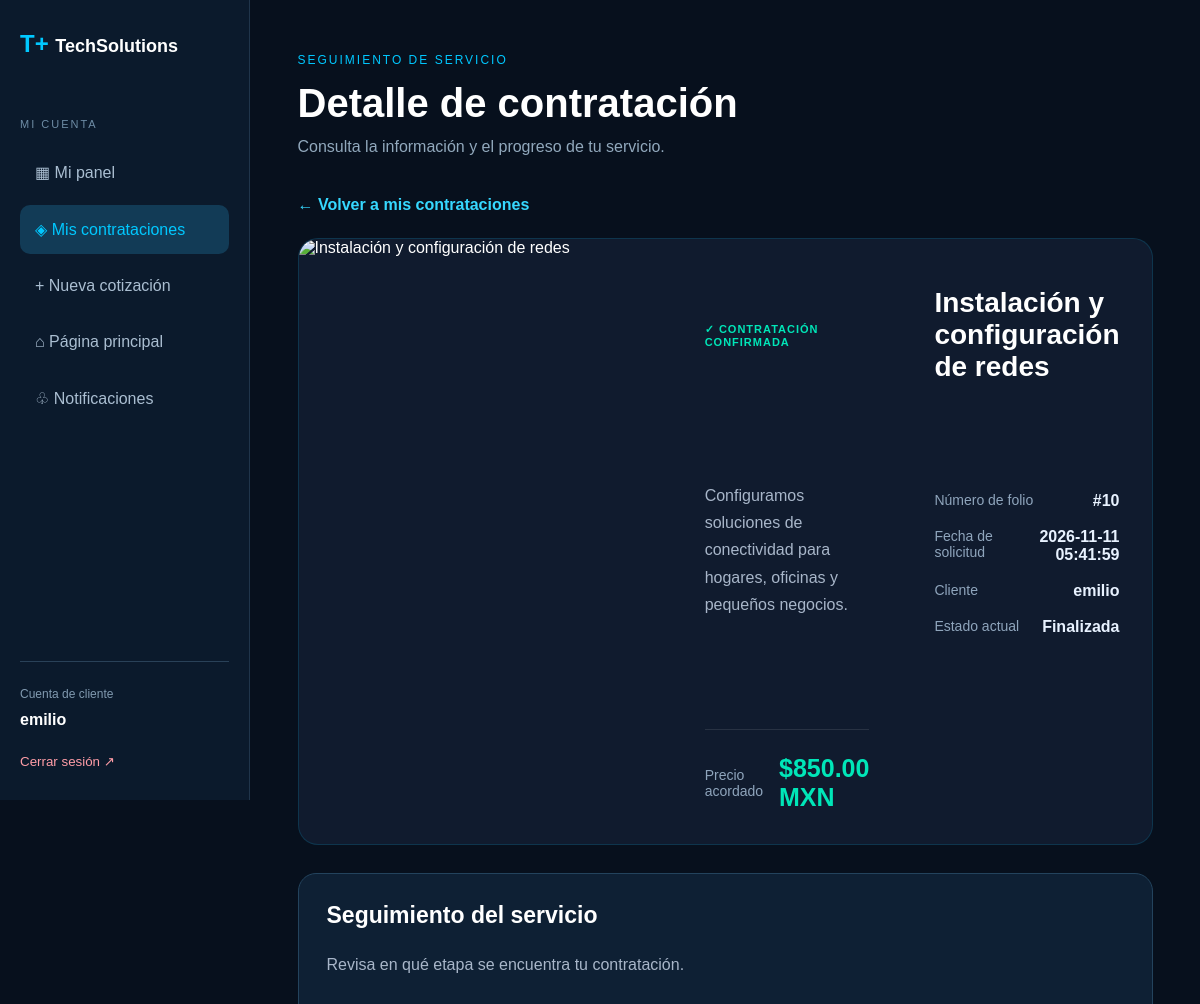
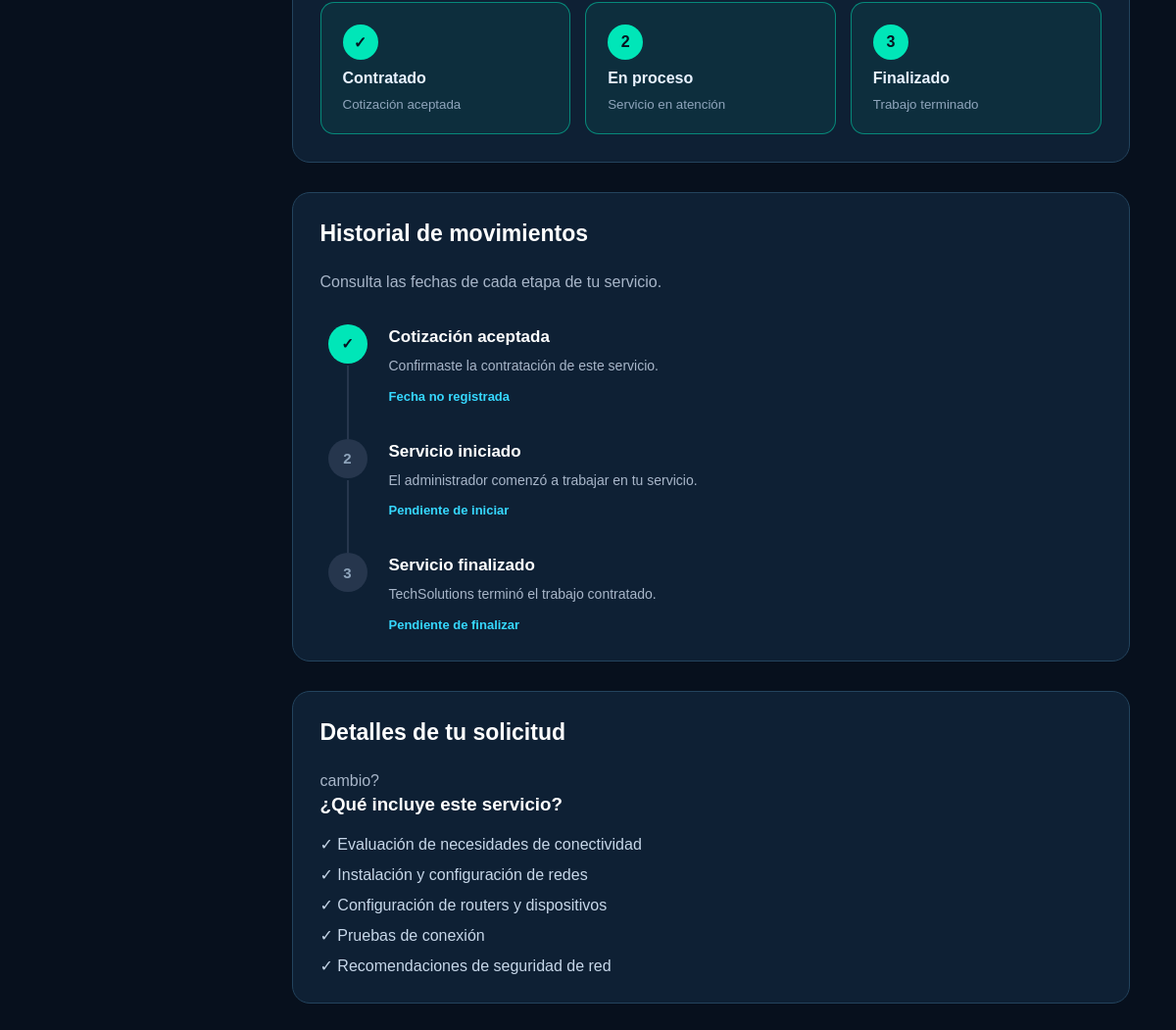
Screenshot of /mis-contrataciones/10 (signed in) with the database file from the repository (2 pictures, top to bottom).
### tables this page shows
CREATE TABLE cotizaciones (
    id INTEGER PRIMARY KEY AUTOINCREMENT,
    nombre TEXT NOT NULL,
    correo TEXT NOT NULL,
    servicio TEXT NOT NULL,
    descripcion TEXT NOT NULL,
    fecha TIMESTAMP DEFAULT CURRENT_TIMESTAMP
, estado TEXT NOT NULL DEFAULT 'Pendiente', usuario_id INTEGER REFERENCES usuarios(id), precio REAL, decision TEXT NOT NULL DEFAULT 'Pendiente', fecha_aceptacion TEXT, fecha_inicio TEXT, fecha_finalizacion TEXT);

### app.py (the view)
@app.route("/mis-contrataciones/<int:cotizacion_id>")
def detalle_contratacion(cotizacion_id):
    if "usuario_id" not in session:
        return redirect(url_for("login"))
    if session.get("rol") != "cliente":
        return "Acceso denegado.", 403
    conexion = conectar()
    contratacion = conexion.execute("""
        SELECT *
        FROM cotizaciones
        WHERE id = ?
          AND usuario_id = ?
          AND decision = 'Aceptada'
    """, (
        cotizacion_id,
        session["usuario_id"]
    )).fetchone()
    conexion.close()
    if contratacion is None:
        return "Contratación no encontrada.", 404
    servicio = None
    for datos_servicio in SERVICIOS.values():
        if datos_servicio["nombre"] == contratacion["servicio"]:
            servicio = datos_servicio
            break
    if servicio is None:
        return "Información del servicio no disponible.", 404
    return render_template(
        "detalle_contratacion.html",
        contratacion=contratacion,
        servicio=servicio
    )

### app.py (called while the page is built)
def conectar():
    conexion = sqlite3.connect(BASE_DATOS)
    conexion.row_factory = sqlite3.Row
    return conexion

@app.context_processor
def contador_notificaciones():
    resultado = {
        "notificaciones_pendientes": 0,
        "notificaciones_admin_pendientes": 0
    }
    if "usuario_id" not in session:
        return resultado
    conexion = conectar()
    cantidad = conexion.execute("""
        SELECT COUNT(*) AS total
        FROM notificaciones
        WHERE usuario_id = ?
          AND leida = 0
    """, (session["usuario_id"],)).fetchone()["total"]
    conexion.close()
    if session.get("rol") == "cliente":
        resultado["notificaciones_pendientes"] = cantidad
    elif session.get("rol") == "admin":
        resultado["notificaciones_admin_pendientes"] = cantidad
    return resultado

### templates/detalle_contratacion.html (shortened to what this page needs)
<!DOCTYPE html>
<html lang="es">
<head>
    <link rel="stylesheet" href="{{ url_for('static', filename='css/estilos.css') }}">
</head>
<body class="ts-dashboard-body">
<div class="ts-dashboard">
    <aside class="ts-sidebar">
        <a href="{{ url_for('inicio') }}" class="ts-sidebar-logo">
            T+ <span>TechSolutions</span>
        </a>
        <div class="ts-sidebar-grupo">
            <p>MI CUENTA</p>
            <a href="{{ url_for('panel_cliente') }}">
                ▦ Mi panel
            </a>
            <a href="{{ url_for('mis_contrataciones') }}" class="activo">
                ◈ Mis contrataciones
            </a>
            <a href="{{ url_for('cotizacion') }}">
                + Nueva cotización
            </a>
            <a href="{{ url_for('inicio') }}">
                ⌂ Página principal
            </a>
            <a href="{{ url_for('notificaciones') }}">
                ♧ Notificaciones
            </a>
        </div>
        <div class="ts-sidebar-abajo">
            <span>Cuenta de cliente</span>
            <strong>{{ session.get("nombre") }}</strong>
            <form action="{{ url_for('logout') }}" method="POST">
                <button type="submit">Cerrar sesión ↗</button>
            </form>
        </div>
    </aside>
    <main class="ts-dashboard-main">
        <div class="ts-dashboard-superior">
            <div>
                <span class="ts-dashboard-etiqueta">
                    SEGUIMIENTO DE SERVICIO
                </span>
                <h1>Detalle de contratación</h1>
                <p>
                    Consulta la información y el progreso de tu servicio.
                </p>
            </div>
        </div>
        <a href="{{ url_for('mis_contrataciones') }}"
           class="ts-detalle-volver">
            ← Volver a mis contrataciones
        </a>
        <div class="ts-detalle-contratacion">
            <div class="ts-detalle-imagen">
                <img
                    src="{{ servicio['imagenes'][0] }}"
                    alt="{{ servicio['nombre'] }}"
                >
            </div>
            <div class="ts-detalle-contenido">
                <span class="ts-contratacion-confirmada">
                    ✓ CONTRATACIÓN CONFIRMADA
                </span>
                <h2>{{ servicio["nombre"] }}</h2>
                <p>{{ servicio["descripcion"] }}</p>
                <div class="ts-detalle-datos">
                    <div>
                        <span>Número de folio</span>
                        <strong>#{{ contratacion["id"] }}</strong>
                    </div>
                    <div>
                        <span>Fecha de solicitud</span>
                        <strong>{{ contratacion["fecha"] }}</strong>
                    </div>
                    <div>
                        <span>Cliente</span>
                        <strong>{{ contratacion["nombre"] }}</strong>
                    </div>
                    <div>
                        <span>Estado actual</span>
                        <strong>{{ contratacion["estado"] }}</strong>
                    </div>
                </div>
                <div class="ts-detalle-precio">
                    <span>Precio acordado</span>
                    <strong>
                        ${{ "%.2f"|format(contratacion["precio"]) }} MXN
                    </strong>
                </div>
            </div>
        </div>
        <section class="ts-dashboard-seccion">
            <h2>Seguimiento del servicio</h2>
            <p class="ts-detalle-descripcion">
                Revisa en qué etapa se encuentra tu contratación.
            </p>
            <div class="ts-seguimiento">
                <div class="ts-seguimiento-paso completado">
                    <span>✓</span>
                    <strong>Contratado</strong>
                    <small>Cotización aceptada</small>
                </div>
                <div class="ts-seguimiento-paso
                    {% if contratacion['estado'] in ['En proceso', 'Finalizada'] %}
                        completado
                    {% endif %}
                ">
                    <span>2</span>
                    <strong>En proceso</strong>
                    <small>Servicio en atención</small>
                </div>
                <div class="ts-seguimiento-paso
                    {% if contratacion['estado'] == 'Finalizada' %}
                        completado
                    {% endif %}
                ">
                    <span>3</span>
                    <strong>Finalizado</strong>
                    <small>Trabajo terminado</small>
                </div>
            </div>
        </section>
<section class="ts-dashboard-seccion">
    <h2>Historial de movimientos</h2>
    <p class="ts-detalle-descripcion">
        Consulta las fechas de cada etapa de tu servicio.
    </p>
    <div class="ts-historial">
        <div class="ts-historial-item">
            <div class="ts-historial-icono completado">
                ✓
            </div>
            <div class="ts-historial-info">
                <h3>Cotización aceptada</h3>
                <p>
                    Confirmaste la contratación de este servicio.
                </p>
                <span>
                    {% if contratacion["fecha_aceptacion"] %}
                        {{ contratacion["fecha_aceptacion"] }} UTC
                    {% else %}
                        Fecha no registrada
                    {% endif %}
                </span>
            </div>
        </div>
        <div class="ts-historial-item">
            <div class="ts-historial-icono
            ">
                {% if contratacion["fecha_inicio"] %}
                    ✓
                {% else %}
                    2
                {% endif %}
            </div>
            <div class="ts-historial-info">
                <h3>Servicio iniciado</h3>
                <p>
                    El administrador comenzó a trabajar en tu servicio.
                </p>
                <span>
                    {% if contratacion["fecha_inicio"] %}
                        {{ contratacion["fecha_inicio"] }} UTC
                    {% else %}
                        Pendiente de iniciar
                    {% endif %}
                </span>
            </div>
        </div>
        <div class="ts-historial-item">
            <div class="ts-historial-icono
            ">
                {% if contratacion["fecha_finalizacion"] %}
                    ✓
                {% else %}
                    3
                {% endif %}
            </div>
            <div class="ts-historial-info">
                <h3>Servicio finalizado</h3>
                <p>
                    TechSolutions terminó el trabajo contratado.
                </p>
                <span>
                    {% if contratacion["fecha_finalizacion"] %}
                        {{ contratacion["fecha_finalizacion"] }} UTC
                    {% else %}
                        Pendiente de finalizar
                    {% endif %}
                </span>
            </div>
        </div>
    </div>
</section>
        <section class="ts-dashboard-seccion">
            <h2>Detalles de tu solicitud</h2>
            <p class="ts-detalle-descripcion">
                {{ contratacion["descripcion"] }}
            </p>
            <h3>¿Qué incluye este servicio?</h3>
            <ul class="ts-detalle-incluye">
                {% for elemento in servicio["incluye"] %}
                    <li>✓ {{ elemento }}</li>
                {% endfor %}
            </ul>
        </section>
    </main>
</div>
</body>
</html>

### rows the page displays
cotizaciones: get "emilio", nombre "Instalación y configuración de redes", id "10", fecha "2026-11-11 05:41:59", nombre "emilio", estado "Finalizada", precio "850.00", descripcion "cambio?"

### other values shown
{{ servicio["descripcion"] }} "Configuramos soluciones de conectividad para hogares, oficinas y pequeños negocios."
{{ elemento }} "Evaluación de necesidades de conectividad" "Instalación y configuración de redes" "Configuración de routers y dispositivos" "Pruebas de conexión" "Recomendaciones de seguridad de red"
